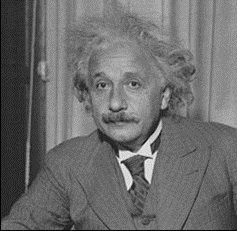
#> input picture pic4.jpg, 237 x 231 px
$ python PereganganKontras.py
#> lines starting #> are read from the running program, lines starting #| are printed output that depends on the picture
import cv2
import numpy as np

image = cv2.imread("pic4.jpg", cv2.IMREAD_GRAYSCALE)
#> image is the input picture: shape (231, 237); min 0, max 242, mean 108

min_intensity = np.min(image)
#> min_intensity = 0
max_intensity = np.max(image)
#> max_intensity = 242
stretched_image = ((image - min_intensity) / (max_intensity - min_intensity)) * 255

cv2.imshow("Contrast Stretched Image", stretched_image)
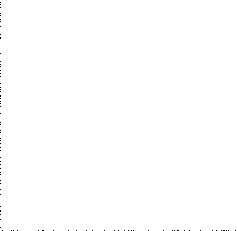
#> window 'Contrast Stretched Image': shape (231, 237); 99.8% white; black in thin lines or dots
cv2.waitKey(0)
cv2.destroyAllWindows()

$ run again, with pic1.jpg copied over pic4.jpg
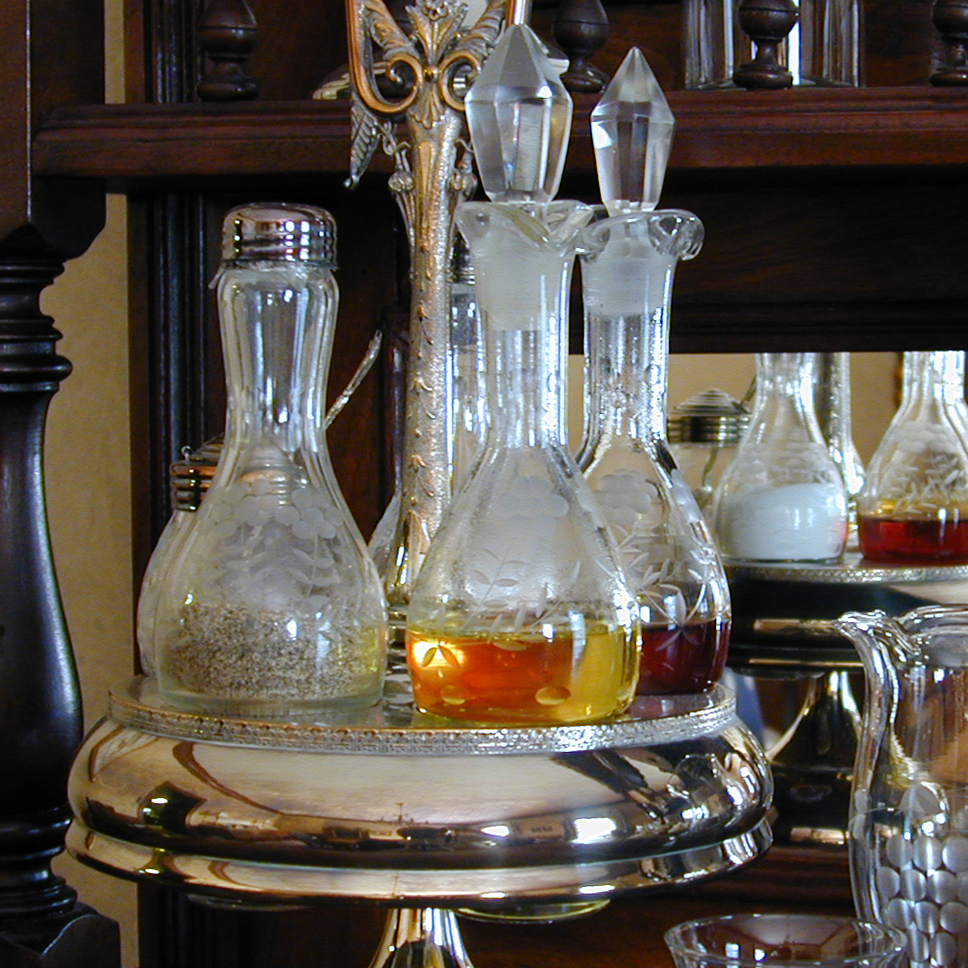
#> input picture pic1.jpg, 968 x 968 px
#> `image = cv2.imread("pic4.jpg", cv2.IMREAD_GRAYSCALE)`:
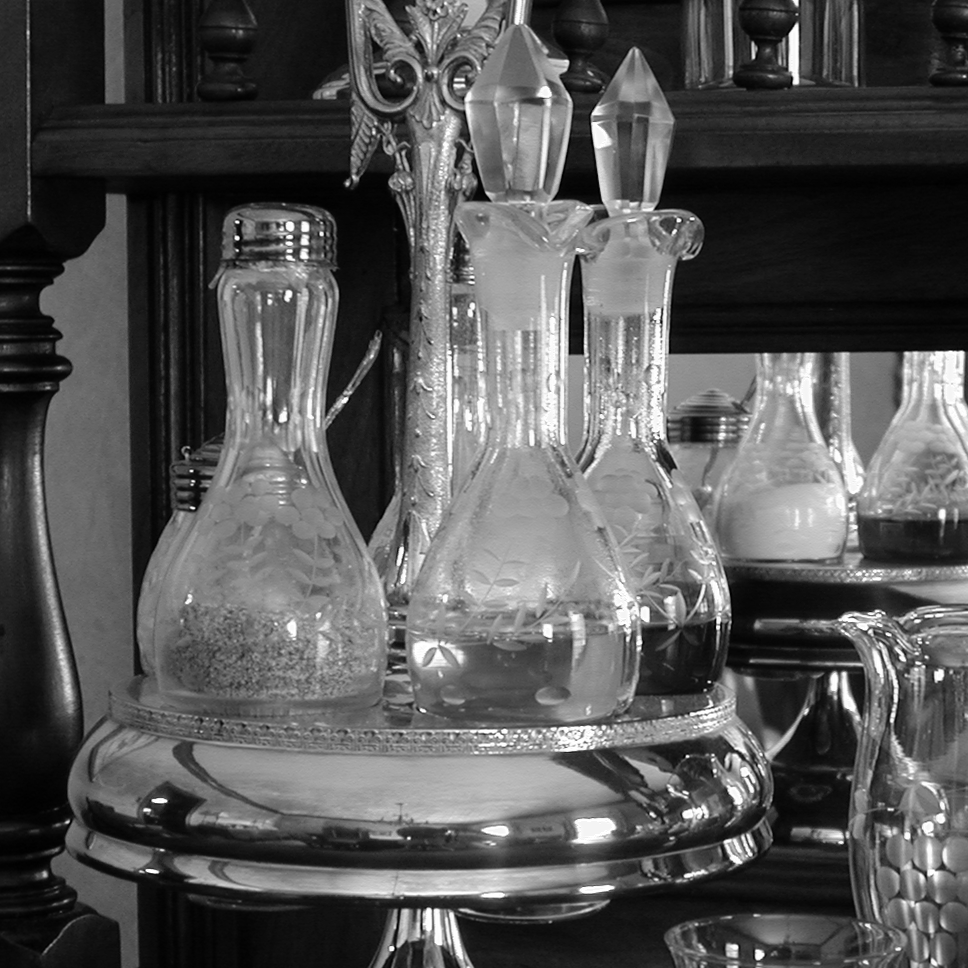
#> image: shape (968, 968); min 0, max 255, mean 86
#> min_intensity = 0
#> max_intensity = 255

$ run again, with pic3.jpg copied over pic4.jpg
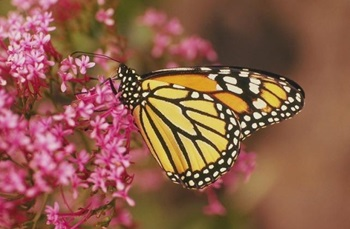
#> input picture pic3.jpg, 350 x 229 px
#> `image = cv2.imread("pic4.jpg", cv2.IMREAD_GRAYSCALE)`:
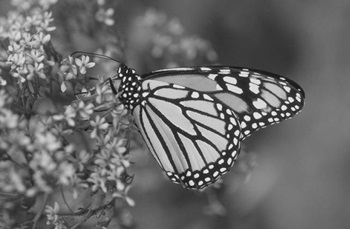
#> image: shape (229, 350); min 18, max 250, mean 105.7
#> min_intensity = 18
#> max_intensity = 250
